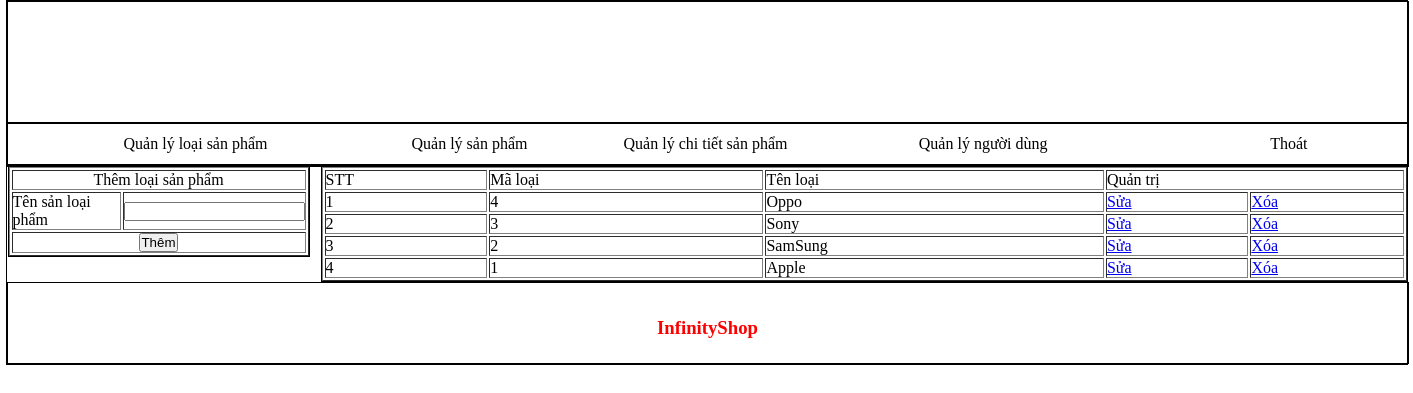
Screenshot of /ShopDienThoai2/AdminCP/index.php?quanly=quanlyloaisp&ac=them with the database file from the repository.
### tables this page shows
CREATE TABLE `loaisanpham` (
  `MaLoai` int(11) NOT NULL AUTO_INCREMENT,
  `TenLoai` varchar(255) DEFAULT NULL,
  PRIMARY KEY (`MaLoai`),
  UNIQUE KEY `FK_MaLoai` (`MaLoai`)
);

### ShopDienThoai2/AdminCP/modules/quanlyloaisp/lietke.php (the view)
<?php
	include('config.php');
	$sql="select * from loaisanpham order by MaLoai desc";
	$run=mysqli_query($conn,$sql);
?>
<table width="100%" border="1" cellpadding="5">
  <tr>
    <td>STT</td>
    <td>Mã loại</td>
    <td>Tên loại</td>
    <td colspan="2">Quản trị</td>
  </tr>
  <?php
  $i=1;
  while($dong=mysqli_fetch_array($run)){
  ?>
  <tr>
    <td><?php echo $i; ?></td>
    <td><?php echo $dong['MaLoai'] ?></td>
    <td><?php echo $dong['TenLoai'] ?></td>
    <td><a href="index.php?quanly=quanlyloaisp&ac=sua&id=<?php echo $dong['MaLoai'] ?>">Sửa</td>
    <td><a href="modules/quanlyloaisp/xuly.php?id=<?php echo $dong['MaLoai'] ?>"> Xóa</td>
  </tr>
  <?php
  $i++;
  }
  ?>
</table>

### ShopDienThoai2/AdminCP/stylecp.css (style rules this page uses)
* { padding:0; margin:0; }

### rows the page displays
loaisanpham: MaLoai "4", TenLoai "Oppo"
loaisanpham: MaLoai "3", TenLoai "Sony"
loaisanpham: MaLoai "2", TenLoai "SamSung"
loaisanpham: MaLoai "1", TenLoai "Apple"
